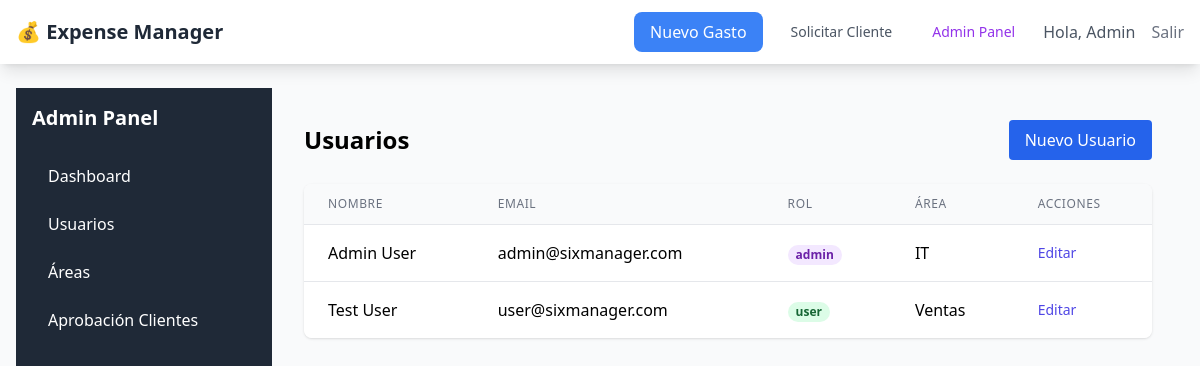
Page /admin/users (signed in) on the committed database.
### models/user.py (models this page shows, shortened)
class User(UserMixin, db.Model):
    __tablename__ = 'users'
    id = db.Column(db.Integer, primary_key=True)
    email = db.Column(db.String(120), unique=True, nullable=False)
    password_hash = db.Column(db.String(128))
    first_name = db.Column(db.String(64), nullable=False)
    last_name = db.Column(db.String(64), nullable=False)
    role = db.Column(db.String(20), default='user')  # user, supervisor, admin
    area_id = db.Column(db.Integer, db.ForeignKey('areas.id'))
    supervisor_id = db.Column(db.Integer, db.ForeignKey('users.id'))
    is_active = db.Column(db.Boolean, default=True)
    created_at = db.Column(db.DateTime, default=datetime.utcnow)
    last_login = db.Column(db.DateTime)
    expenses = db.relationship('Expense', backref='user', lazy='dynamic')
    approvals = db.relationship('Approval', backref='approver', lazy='dynamic')
    subordinates = db.relationship('User', backref=db.backref('supervisor', remote_side=[id]))
    @property
    def full_name(self):
        return f"{self.first_name} {self.last_name}"
    __table_args__ = (
        db.Index('idx_user_email', 'email'),
        db.Index('idx_user_role', 'role'),
        db.Index('idx_user_area_id', 'area_id'),
        db.Index('idx_user_supervisor_id', 'supervisor_id'),
        db.Index('idx_user_is_active', 'is_active'),
    )

### models/company.py (models this page shows)
class Area(db.Model):
    __tablename__ = 'areas'
    id = db.Column(db.Integer, primary_key=True)
    name = db.Column(db.String(100), nullable=False)
    budget_monthly = db.Column(db.Numeric(10, 2))
    is_active = db.Column(db.Boolean, default=True)
    created_at = db.Column(db.DateTime, default=datetime.utcnow)
    users = db.relationship('User', backref='area', lazy='dynamic')
    __table_args__ = (
        db.Index('idx_area_name', 'name'),
        db.Index('idx_area_is_active', 'is_active'),
    )

### routes/admin.py (the view)
@admin_bp.route('/users')
def users_list():
    users = User.query.all()
    return render_template('admin/users/list.html', users=users)

### routes/admin.py (called while the page is built)
@admin_bp.before_request
@login_required
def require_admin():
    if current_user.role != 'admin':
        flash('Acceso denegado. Se requieren permisos de administrador.', 'error')
        return redirect(url_for('index'))

### routes/auth.py (called while the page is built)
@login_manager.user_loader
def load_user(user_id):
    return User.query.get(int(user_id))

### utils/error_handlers.py (called while the page is built)
def log_request_info():
    current_app.logger.info(
        f"Request: {request.method} {request.path}"
    )

def setup_error_middleware(app):
    @app.before_request
    def before_request():
        log_request_info()
    @app.after_request
    def after_request(response):
        current_app.logger.info(
            f"Response: {response.status_code}"
        )
        return response

### utils/logging_config.py (called while the page is built)
    def format(self, record):
        color = self.COLORS.get(record.levelname, self.COLORS['RESET'])
        reset = self.COLORS['RESET']
        log_format = f"{color}[{self.formatTime(record)}] {record.levelname:8} {reset}"
        log_format += f" {getattr(record, 'user_id', 'N/A'):>5} "
        log_format += f"{getattr(record, 'ip_address', 'N/A'):>15} "
        log_format += f"{getattr(record, 'endpoint', 'N/A'):>20} "
        log_format += f"- {record.getMessage()}"
        extra_info = getattr(record, 'extra_info', '')
        if extra_info:
            log_format += f" | Extra: {extra_info}"
        return log_format

### templates/admin/users/list.html
{% extends "admin/base_admin.html" %}
{% block admin_content %}
<div class="flex justify-between items-center mb-6">
    <h1 class="text-2xl font-bold">Usuarios</h1>
    <a href="{{ url_for('admin.users_new') }}" class="bg-blue-600 text-white px-4 py-2 rounded hover:bg-blue-700">Nuevo
        Usuario</a>
</div>
<div class="bg-white rounded-lg shadow overflow-hidden">
    <table class="min-w-full divide-y divide-gray-200">
        <thead class="bg-gray-50">
            <tr>
                <th class="px-6 py-3 text-left text-xs font-medium text-gray-500 uppercase tracking-wider">Nombre</th>
                <th class="px-6 py-3 text-left text-xs font-medium text-gray-500 uppercase tracking-wider">Email</th>
                <th class="px-6 py-3 text-left text-xs font-medium text-gray-500 uppercase tracking-wider">Rol</th>
                <th class="px-6 py-3 text-left text-xs font-medium text-gray-500 uppercase tracking-wider">Área</th>
                <th class="px-6 py-3 text-left text-xs font-medium text-gray-500 uppercase tracking-wider">Acciones</th>
            </tr>
        </thead>
        <tbody class="bg-white divide-y divide-gray-200">
            {% for user in users %}
            <tr>
                <td class="px-6 py-4 whitespace-nowrap">{{ user.full_name }}</td>
                <td class="px-6 py-4 whitespace-nowrap">{{ user.email }}</td>
                <td class="px-6 py-4 whitespace-nowrap">
                    <span
                        class="px-2 inline-flex text-xs leading-5 font-semibold rounded-full
                    {% if user.role == 'admin' %}bg-purple-100 text-purple-800{% else %}bg-green-100 text-green-800{% endif %}">
                        {{ user.role }}
                    </span>
                </td>
                <td class="px-6 py-4 whitespace-nowrap">{{ user.area.name if user.area else '-' }}</td>
                <td class="px-6 py-4 whitespace-nowrap text-sm font-medium">
                    <a href="{{ url_for('admin.users_edit', id=user.id) }}"
                        class="text-indigo-600 hover:text-indigo-900">Editar</a>
                </td>
            </tr>
            {% endfor %}
        </tbody>
    </table>
</div>
{% endblock %}

### templates/base.html (shortened to what this page needs)
<!DOCTYPE html>
<html lang="es">
<head>
    <script src="https://cdn.tailwindcss.com"></script>
</head>
<body class="bg-gray-50">
    <nav class="bg-white shadow-lg">
        <div class="max-w-7xl mx-auto px-4">
            <div class="flex justify-between h-16">
                <div class="flex items-center">
                    <a href="{{ url_for('index') }}" class="text-xl font-semibold text-gray-800">💰 Expense Manager</a>
                </div>
                <div class="flex items-center space-x-4">
                    {% if current_user.is_authenticated %}
                    <a href="{{ url_for('expenses.new') }}"
                        class="bg-blue-500 text-white px-4 py-2 rounded-lg hover:bg-blue-600 transition duration-200">
                        Nuevo Gasto
                    </a>
                    <a href="{{ url_for('clients.new') }}"
                        class="text-gray-600 hover:text-gray-800 px-3 py-2 rounded-md text-sm font-medium">
                        Solicitar Cliente
                    </a>
                    {% if current_user.role == 'admin' %}
                    <a href="{{ url_for('admin.dashboard') }}"
                        class="text-purple-600 hover:text-purple-800 px-3 py-2 rounded-md text-sm font-medium">
                        Admin Panel
                    </a>
                    {% endif %}
                    <span class="text-gray-600">Hola, {{ current_user.first_name }}</span>
                    <a href="{{ url_for('auth.logout') }}" class="text-gray-500 hover:text-gray-700">
                        Salir
                    </a>
                    {% else %}
                    <a href="{{ url_for('auth.login') }}" class="text-gray-500 hover:text-gray-700">
                        Ingresar
                    </a>
                    {% endif %}
                </div>
            </div>
        </div>
    </nav>
    <main class="max-w-7xl mx-auto py-6 px-4">
        {% block content %}{% endblock %}
    </main>
</body>
</html>

### rows in the picture
User: first_name "Admin", full_name "Admin User", email "admin@sixmanager.com", role "admin", area "IT"
User: full_name "Test User", email "user@sixmanager.com", role "user", area "Ventas"
